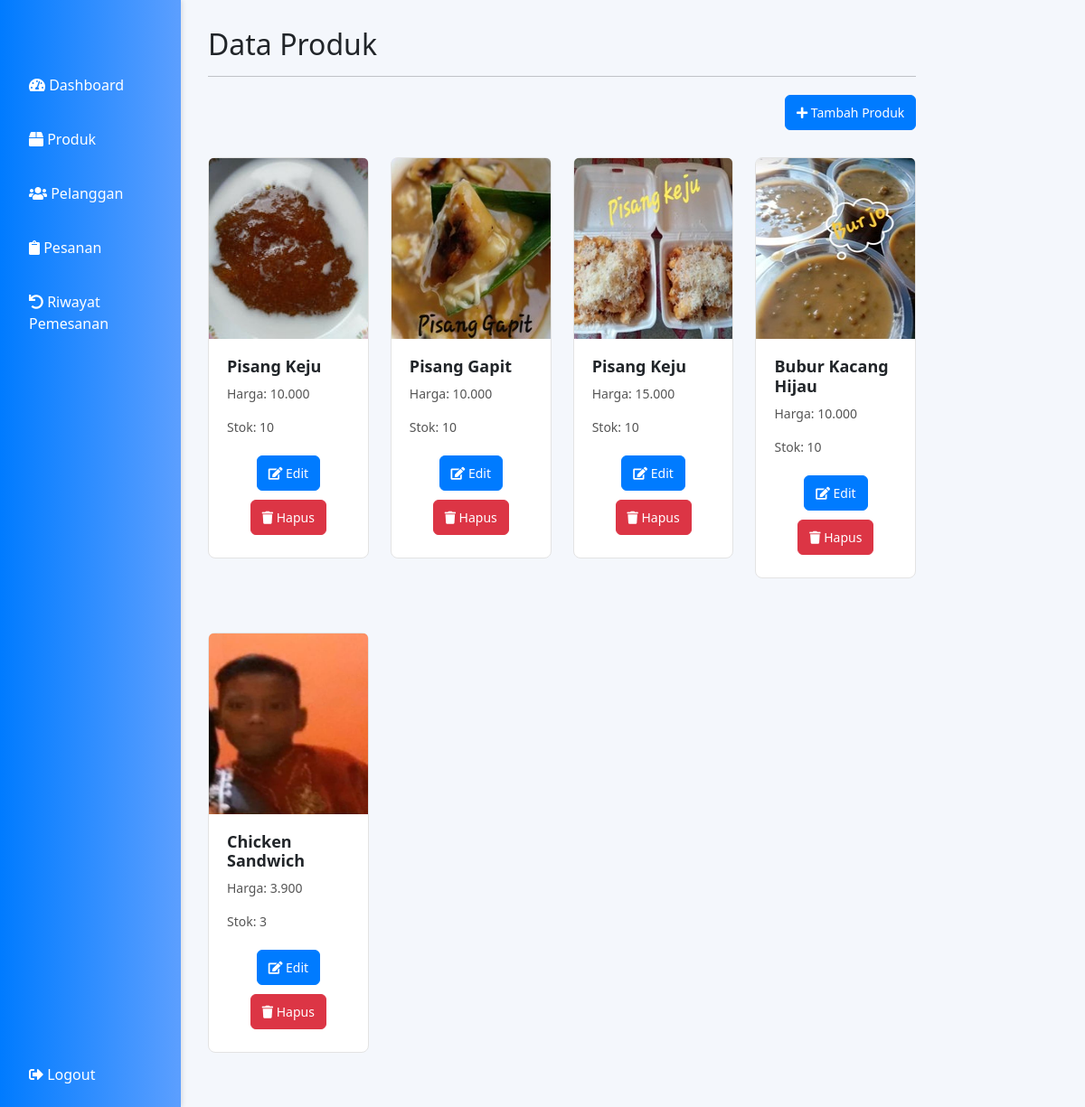
/admin/produk.php (signed in), run on the app's committed database.
### tables this page shows
CREATE TABLE `items` (
  `item_id` int(11) NOT NULL,
  `item_name` varchar(225) NOT NULL,
  `stok` int(11) NOT NULL,
  `harga` decimal(6,3) NOT NULL,
  `item_image` varchar(100) DEFAULT NULL,
  `item_keywords` text DEFAULT NULL,
  `aktif` tinyint(1) NOT NULL DEFAULT 1
);

### admin/produk.php (the view, shortened to what this page needs)
<?php
include "../koneksi/koneksi.php";
?>
<!DOCTYPE html>
<html lang="en">
<head>
  <link href="https://cdn.jsdelivr.net/npm/bootstrap@5.3.0/dist/css/bootstrap.min.css" rel="stylesheet">
  <link rel="stylesheet" href="https://cdnjs.cloudflare.com/ajax/libs/font-awesome/5.15.3/css/all.min.css">
</head>
<body>
  <div class="sidebar">
    <a href="dashboard.php"><i class="fas fa-tachometer-alt"></i> Dashboard</a>
    <a href="produk.php"><i class="fas fa-box"></i> Produk</a>
    <a href="pelanggan.php"><i class="fas fa-users"></i> Pelanggan</a>
    <a href="pesanan.php"><i class="fas fa-clipboard"></i> Pesanan</a>
    <a href="riwayatpemesanan.php"><i class="fas fa-undo"></i> Riwayat Pemesanan</a>
    <div style="flex-grow: 1;"></div>
    <a href="logout.php"><i class="fas fa-sign-out-alt"></i> Logout</a>
  </div>
  <div class="content">
    <div class="col-sm-9 col-sm-offset-3 col-md-10 col-md-offset-2 main">
      <h2 class="page-header">Data Produk</h2>
      <hr>
      <div class="row-search">
        <a href="tambahproduk.php" class="btn btn-primary"><i class="fa fa-plus"></i> Tambah Produk</a>
      </div>
      <div class="row">
        <?php
        $query = $conn->query("SELECT * FROM items where aktif=1");
        while ($lihat = $query->fetch(PDO::FETCH_ASSOC)) {
        ?>
          <div class="col-md-3">
            <div class="card">
              <img src="../<?php echo $lihat['item_image']; ?>" class="card-img-top" alt="" width="300px" height="200px">
              <div class="card-body">
                <h5 class="card-title"><?php echo $lihat['item_name']; ?></h5>
                <p class="card-text">Harga: <?php echo $lihat['harga']; ?></p>
                <p class="card-text">Stok: <?php echo $lihat['stok']; ?></p>
                <div class="text-center">
                  <a href="editproduk.php?item_id=<?php echo $lihat['item_id']; ?>" class="btn btn-primary"><i class="fas fa-edit"></i> Edit</a>
                  <a href="hapusproduk.php?item_id=<?php echo $lihat['item_id']; ?>" class="btn btn-danger"><i class="fa fa-trash"></i> Hapus</a>
                </div>
              </div>
            </div>
          </div>
        <?php } ?>
      </div>
    </div>
  </div>
</body>
</html>

### admin/produk.php (style rules this page uses)
.sidebar { height: 100%; width: 200px; position: fixed; z-index: 1; top: 0; left: 0; background: linear-gradient(to right, #007bff, #5c9fff); display: flex; flex-direction: column; padding-top: 70px; box-shadow: 2px 0 5px rgba(0, 0, 0, 0.1); }
.sidebar a { padding: 12px 8px 12px 32px; text-decoration: none; font-size: 16px; color: white; display: block; margin-bottom: 12px; border-radius: 4px; transition: background-color 0.3s ease, transform 0.2s ease; }
.content { margin-left: 200px; padding: 30px; background-color: #f4f7fc; min-height: 100vh; }
.card { margin-top: 30px; margin-bottom: 30px; border: 1px solid #e3e3e3; border-radius: 8px; transition: transform 0.3s ease, box-shadow 0.3s ease; }
.card-body { padding: 20px; }
.card-title { font-size: 18px; font-weight: bold; }
.card-text { font-size: 14px; color: #555; }
.btn { font-size: 14px; padding: 8px 12px; }
.btn-primary { background-color: #007bff; border-color: #007bff; }
.btn-danger { background-color: #dc3545; border-color: #dc3545; }
.text-center a { margin: 5px; }
.row-search { margin-top: 20px; display: flex; justify-content: flex-end; }
.card-img-top { transition: none; }

### data on the page
items: item_image (picture), item_name "Pisang Keju", harga "10.000", stok "10"
items: item_image (picture), item_name "Pisang Gapit", harga "10.000", stok "10"
items: item_image (picture), item_name "Pisang Keju", harga "15.000", stok "10"
items: item_image (picture), item_name "Bubur Kacang Hijau", harga "10.000", stok "10"
items: item_image (picture), item_name "Chicken Sandwich", harga "3.900", stok "3"
